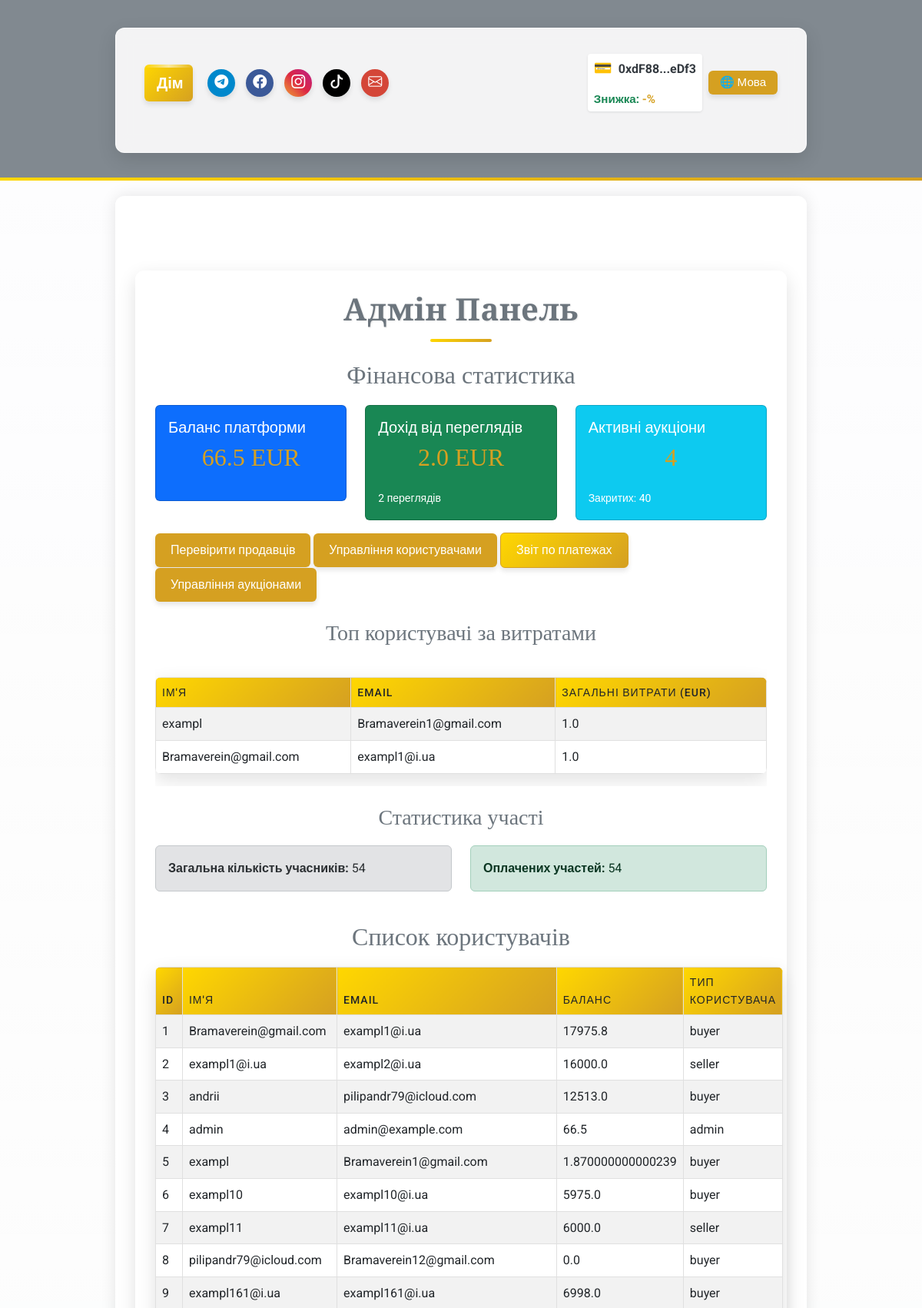
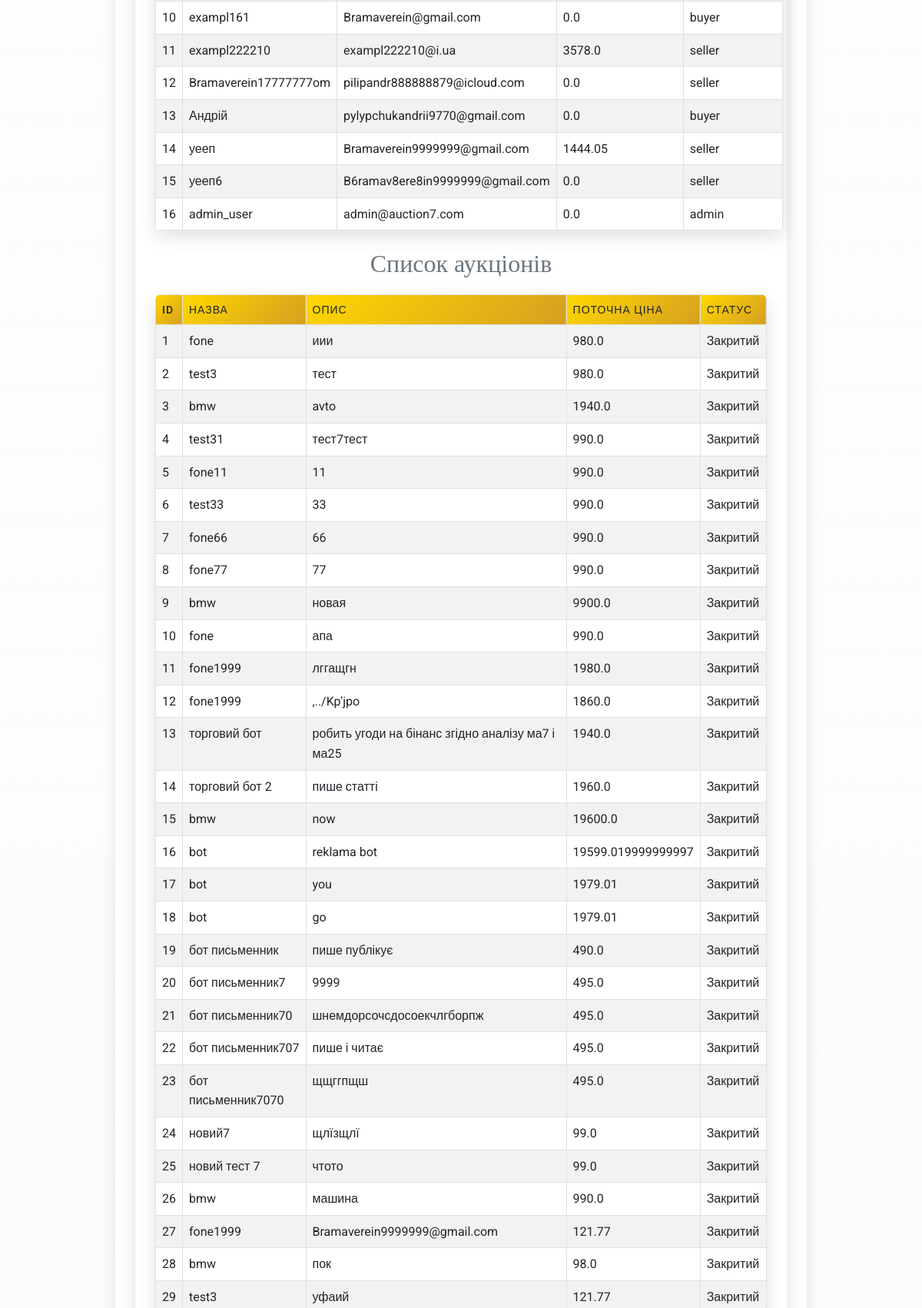
Screenshot of /admin/dashboard (signed in, upper part) with the database file from the repository (2 pictures, top to bottom).
### app/models/user.py (models this page shows, shortened)
class User(UserMixin, db.Model):
    __tablename__ = 'users'
    id = db.Column(db.Integer, primary_key=True)
    username = db.Column(db.String(80), nullable=False, unique=True)
    email = db.Column(db.String(120), nullable=False, unique=True)
    password_hash = db.Column(db.String(128), nullable=False)
    balance = db.Column(db.Float, default=0.0)
    platform_balance = db.Column(db.Float, default=0.0)  # Баланс платформи
    user_type = db.Column(db.String(10), nullable=False)  # "buyer", "seller", "admin"
    is_admin = db.Column(db.Boolean, default=False)  # Поле для адміністратора
    wallet_address = db.Column(db.String(42), nullable=True)  # Адреса криптогаманця
    verification_document = db.Column(db.String(255))
    is_verified = db.Column(Boolean, default=False)
    company_name = db.Column(db.String(255))
    tax_id = db.Column(db.String(64))
    language = db.Column(db.String(5), default='ua')  # 'ua', 'en', 'de'    # Зв'язки
    auctions_created = db.relationship('Auction', foreign_keys='Auction.seller_id', backref='seller', lazy=True)
    auctions_won = db.relationship('Auction', foreign_keys='Auction.winner_id', backref='winner', lazy=True)
    auction_participations = db.relationship('AuctionParticipant', back_populates='user', lazy=True)

### app/models/auction.py (models this page shows, shortened)
class Auction(db.Model):
    __tablename__ = 'auctions'
    id = db.Column(db.Integer, primary_key=True)
    title = db.Column(db.String(255), nullable=False)
    description = db.Column(db.Text, nullable=False)
    starting_price = db.Column(db.Float, nullable=False)
    current_price = db.Column(db.Float, nullable=False)
    seller_id = db.Column(db.Integer, db.ForeignKey('users.id'), nullable=False)
    total_participants = db.Column(db.Integer, default=0, nullable=False)
    is_active = db.Column(db.Boolean, default=True, nullable=False)
    winner_id = db.Column(db.Integer, db.ForeignKey('users.id'), nullable=True)
    total_earnings = db.Column(db.Float, default=0.0, nullable=False)
    created_at = db.Column(db.DateTime, default=db.func.now(), nullable=False)
    updated_at = db.Column(db.DateTime, default=db.func.now(), onupdate=db.func.now(), nullable=False)
    photos = db.Column(JSON, default=list)  # Поле для зберігання шляхів до фото у форматі JSON
    is_confirmed = db.Column(db.Boolean, default=False, nullable=False)  # Чи підтверджено отримання товару
    main_photo_idx = db.Column(db.Integer, default=0)  # Індекс головного фото
    participants = relationship(
        'AuctionParticipant', back_populates='auction', cascade='all, delete-orphan', lazy='dynamic'
    )

### app/routes/admin_routes.py (the view)
@admin_bp.route('/dashboard', methods=['GET'])
@login_required
def admin_dashboard():
    if not current_user.is_admin:
        return "Доступ заборонено", 403
    users = User.query.all()
    auctions = Auction.query.all()
    admin_balance = current_user.balance  # Поточний баланс адміністратора
    one_month_ago = datetime.now() - timedelta(days=30)
    view_payments = Payment.query.filter(
        Payment.purpose == 'view_fee',
        Payment.created_at >= one_month_ago if hasattr(Payment, 'created_at') else True
    ).all()
    total_view_revenue = sum(payment.amount for payment in view_payments)
    view_count = len(view_payments)
    active_auctions = Auction.query.filter_by(is_active=True).count()
    closed_auctions = Auction.query.filter_by(is_active=False).count()
    top_spenders = db.session.query(
        User.username,
        User.email,
        func.sum(Payment.amount).label('total_spent')
    ).join(Payment, User.id == Payment.user_id)\
     .group_by(User.id)\
     .order_by(func.sum(Payment.amount).desc())\
     .limit(5).all()
    total_participants = AuctionParticipant.query.count()
    paid_participants = AuctionParticipant.query.filter_by(has_paid_entry=True).count()
    return render_template('admin/dashboard.html',
                           users=users,
                           auctions=auctions,
                           admin_balance=admin_balance,
                           total_view_revenue=total_view_revenue,
                           view_count=view_count,
                           active_auctions=active_auctions,
                           closed_auctions=closed_auctions,
                           top_spenders=top_spenders,
                           total_participants=total_participants,
                           paid_participants=paid_participants,
                           lang=session.get('lang', 'ua'),
                           ui_text=ui_text)

### app/utils/i18n_ui.py (called while the page is built)
def ui_text(key, lang):
    return ui_translations.get(key, {}).get(lang, ui_translations.get(key, {}).get('ua', key))

### app/templates/admin/dashboard.html (shortened to what this page needs)
{% extends "base.html" %}
{% block content %}
<div class="container my-5">
    <h1 class="text-center text-secondary">Адмін Панель</h1>
    <section class="my-4">
        <h2 class="text-secondary">Фінансова статистика</h2>
        <div class="row">
            <div class="col-md-4">
                <div class="card bg-primary text-white">
                    <div class="card-body">
                        <h5 class="card-title">Баланс платформи</h5>
                        <h2>{{ admin_balance | round(2) }} EUR</h2>
                    </div>
                </div>
            </div>
            <div class="col-md-4">
                <div class="card bg-success text-white">
                    <div class="card-body">
                        <h5 class="card-title">Дохід від переглядів</h5>
                        <h2>{{ total_view_revenue | round(2) }} EUR</h2>
                        <small>{{ view_count }} переглядів</small>
                    </div>
                </div>
            </div>
            <div class="col-md-4">
                <div class="card bg-info text-white">
                    <div class="card-body">
                        <h5 class="card-title">Активні аукціони</h5>
                        <h2>{{ active_auctions }}</h2>
                        <small>Закритих: {{ closed_auctions }}</small>
                    </div>
                </div>
            </div>
        </div>
        <div class="mt-3">
            <a href="{{ url_for('admin.verify_sellers') }}" class="btn btn-outline-info">Перевірити продавців</a>
            <a href="{{ url_for('admin.user_management') }}" class="btn btn-outline-success">Управління користувачами</a>
            <a href="{{ url_for('admin.payments_report') }}" class="btn btn-outline-warning">Звіт по платежах</a>
            <a href="{{ url_for('admin.auction_management') }}" class="btn btn-outline-danger">Управління аукціонами</a>
        </div>
    </section>
    <section class="my-4">
        <h3 class="text-secondary">Топ користувачі за витратами</h3>
        <div class="table-responsive">
            <table class="table table-striped">
                <thead>
                    <tr>
                        <th>Ім'я</th>
                        <th>Email</th>
                        <th>Загальні витрати (EUR)</th>
                    </tr>
                </thead>
                <tbody>
                    {% for spender in top_spenders %}
                    <tr>
                        <td>{{ spender.username }}</td>
                        <td>{{ spender.email }}</td>
                        <td>{{ spender.total_spent | round(2) }}</td>
                    </tr>
                    {% endfor %}
                </tbody>
            </table>
        </div>
    </section>
    <section class="my-4">
        <h3 class="text-secondary">Статистика участі</h3>
        <div class="row">
            <div class="col-md-6">
                <div class="alert alert-secondary">
                    <strong>Загальна кількість учасників:</strong> {{ total_participants }}
                </div>
            </div>
            <div class="col-md-6">
                <div class="alert alert-success">
                    <strong>Оплачених участей:</strong> {{ paid_participants }}
                </div>
            </div>
        </div>
    </section>
    <section class="my-4">
        <h2 class="text-secondary">Список користувачів</h2>
        <table class="table table-striped">
            <thead>
                <tr>
                    <th>ID</th>
                    <th>Ім'я</th>
                    <th>Email</th>
                    <th>Баланс</th>
                    <th>Тип користувача</th>
                </tr>
            </thead>
            <tbody>
                {% for user in users %}
                <tr>
                    <td>{{ user.id }}</td>
                    <td>{{ user.username }}</td>
                    <td>{{ user.email }}</td>
                    <td>{{ user.balance }}</td>
                    <td>{{ user.user_type }}</td>
                </tr>
                {% endfor %}
            </tbody>
        </table>
    </section>
    <section class="my-4">
        <h2 class="text-secondary">Список аукціонів</h2>
        <table class="table table-striped">
            <thead>
                <tr>
                    <th>ID</th>
                    <th>Назва</th>
                    <th>Опис</th>
                    <th>Поточна ціна</th>
                    <th>Статус</th>
                </tr>
            </thead>
            <tbody>
                {% for auction in auctions %}
                <tr>
                    <td>{{ auction.id }}</td>
                    <td>{{ auction.title }}</td>
                    <td>{{ auction.description }}</td>
                    <td>{{ auction.current_price }}</td>
                    <td>{{ 'Активний' if auction.is_active else 'Закритий' }}</td>
                </tr>
                {% endfor %}
            </tbody>
        </table>
    </section>
</div>
{% endblock %}

### app/templates/base.html (shortened to what this page needs)
<!DOCTYPE html>
<html lang="{{ lang if lang else 'uk' }}">
<head>
    <link href="https://cdn.jsdelivr.net/npm/bootstrap@5.3.0/dist/css/bootstrap.min.css" rel="stylesheet">
    <link rel="stylesheet" href="https://cdn.jsdelivr.net/npm/bootstrap-icons@1.11.1/font/bootstrap-icons.css">
    <link rel="stylesheet" href="{{ url_for('static', filename='css/custom.css') }}?v={{ range(1, 100000) | random }}">
</head>
<body class="bg-light text-dark" style="font-family: 'Roboto', sans-serif;">
    <div class="video-background">
    </div>
    <header class="bg-secondary text-white py-3" style="background-color: rgba(108, 117, 125, 0.85) !important; position: relative; overflow: hidden;">
        <div class="header-video-bg">
        </div>
        <div class="container">
            <nav class="navbar navbar-expand-lg navbar-dark">
                <div class="container-fluid">
                    <a class="navbar-brand fw-bold home-button" href="/">{{ ui_text('home', lang) }}</a>
                    <div class="d-flex align-items-center w-100 justify-content-between header-content">
                        <div class="d-flex gap-2 align-items-center header-social">
                            <a href="https://t.me/your_channel" class="social-button telegram-color" title="{{ ui_text('telegram', lang) }}"
                                target="_blank">
                                <i class="bi bi-telegram"></i>
                            </a>
                            <a href="https://facebook.com/your_page" class="social-button facebook-color" title="{{ ui_text('facebook', lang) }}"
                                target="_blank">
                                <i class="bi bi-facebook"></i>
                            </a>
                            <a href="https://instagram.com/your_page" class="social-button instagram-color" title="{{ ui_text('instagram', lang) }}"
                                target="_blank">
                                <i class="bi bi-instagram"></i>
                            </a>
                            <a href="https://tiktok.com/@your_page" class="social-button tiktok-color" title="{{ ui_text('tiktok', lang) }}"
                                target="_blank">
                                <i class="bi bi-tiktok"></i>
                            </a>
                            <a href="mailto:info@yourdomain.com" class="social-button email-color" title="{{ ui_text('email', lang) }}">
                                <i class="bi bi-envelope"></i>
                            </a>
                        </div>
                        <div class="d-flex align-items-center ms-3 header-controls">
                            {% if current_user.is_authenticated %}
                            {% if current_user.wallet_address %}
                            <div class="wallet-widget">                                <div class="wallet-address-container">
                                    <span class="wallet-icon">&#128179;</span>
                                    <span id="wallet-address-short" title="{{ ui_text('copy_address', lang) }}" data-full-address="{{ current_user.wallet_address }}" class="text-truncate-item">
                                        {{ current_user.wallet_address[:6] }}...{{ current_user.wallet_address[-4:] }}
                                    </span>
                                </div>                                {% if user_discount is not none %}
                                <div class="small text-success fw-bold mt-1 wallet-discount text-truncate-item">
                                    {{ ui_text('token_discount', lang) }}: <span style="color:#d5a021;">-{{ user_discount }}%</span>
                                </div>
                                {% endif %}
                            </div>                            {% else %}                            <button onclick="connectWallet()" class="btn btn-outline-warning btn-sm ms-2 wallet-connect-btn text-truncate-item">
                                {{ ui_text('connect_wallet', lang) }}&nbsp;&#128179;
                            </button>
                            {% endif %}
                            {% endif %}
                                                        <div class="ms-2 language-switcher">
                                <div class="dropdown">
                                    <button class="btn btn-outline-light btn-sm py-1 px-2 dropdown-toggle text-truncate-item" type="button"
                                        id="langDropdown" data-bs-toggle="dropdown" aria-expanded="false">
                                        🌐 {{ ui_text('language', lang) }}
                                    </button>
                                </div>
                            </div>
                        </div>
                    </div>
                </div>
            </nav>
        </div>
    </header>
    <main class="container py-5" style="background-color: rgba(255, 255, 255, 0.85); border-radius: 12px; box-shadow: 0 0 20px rgba(0, 0, 0, 0.1);">
        {% block content %}{% endblock %}
    </main>
</body>
</html>

### app/templates/base.html (style rules this page uses)
.text-truncate-item { white-space: nowrap; overflow: hidden; text-overflow: ellipsis; max-width: 100%; }
.video-background { position: fixed; top: 0; left: 0; width: 100%; height: 100%; z-index: -2; overflow: hidden; }
.wallet-widget { display: flex; align-items: center; background-color: white; padding: 0.25rem 0.5rem; border-radius: 0.25rem; box-shadow: 0 1px 3px rgba(0, 0, 0, 0.1); gap: 8px; flex-direction: column; align-items: flex-start; max-width: 100%; }
.wallet-address-container { display: flex; align-items: center; gap: 8px; max-width: 100%; overflow: hidden; }
.wallet-icon { font-size: 1.2em; color: #28a745; }
#wallet-address-short { text-overflow: ellipsis; overflow: hidden; white-space: nowrap; cursor: pointer; font-weight: bold; color: #343a40; }
.wallet-discount { font-size: 0.95em; max-width: 100%; }
.language-switcher button { font-size: 0.95em; min-width: 90px; }
.header-video-bg, .footer-video-bg { position: absolute; top: 0; left: 0; width: 100%; height: 100%; z-index: -1; overflow: hidden; }

### rows the page displays
User: wallet_address "0xdF88", wallet_address "eDf3", balance "66.5", id "4", username "admin", email "admin@example.com", user_type "admin"
User: username "exampl", email "Bramaverein1@gmail.com", total_spent "1.0", id "5", balance "1.870000000000239", user_type "buyer"
User: username "Bramaverein@gmail.com", email "exampl1@i.ua", total_spent "1.0", id "1", balance "17975.8", user_type "buyer"
User: id "2", username "exampl1@i.ua", email "exampl2@i.ua", balance "16000.0", user_type "seller"
User: id "3", username "andrii", email "pilipandr79@icloud.com", balance "12513.0", user_type "buyer"
User: id "6", username "exampl10", email "exampl10@i.ua", balance "5975.0", user_type "buyer"
User: id "7", username "exampl11", email "exampl11@i.ua", balance "6000.0", user_type "seller"
User: id "8", username "pilipandr79@icloud.com", email "Bramaverein12@gmail.com", balance "0.0", user_type "buyer"
User: id "9", username "exampl161@i.ua", email "exampl161@i.ua", balance "6998.0", user_type "buyer"
User: id "10", username "exampl161", email "Bramaverein@gmail.com", balance "0.0", user_type "buyer"
User: id "11", username "exampl222210", email "exampl222210@i.ua", balance "3578.0", user_type "seller"
User: id "12", username "Bramaverein17777777om", email "pilipandr888888879@icloud.com", balance "0.0", user_type "seller"
User: id "13", username "Андрій", email "pylypchukandrii9770@gmail.com", balance "0.0", user_type "buyer"
User: id "14", username "уееп", email "Bramaverein9999999@gmail.com", balance "1444.05", user_type "seller"
User: id "15", username "уееп6", email "B6ramav8ere8in9999999@gmail.com", balance "0.0", user_type "seller"
User: id "16", username "admin_user", email "admin@auction7.com", balance "0.0", user_type "admin"
Auction: id "1", title "fone", description "иии", current_price "980.0", is_active "Закритий"
Auction: id "2", title "test3", description "тест", current_price "980.0", is_active "Закритий"
Auction: id "3", title "bmw", description "avto", current_price "1940.0", is_active "Закритий"
Auction: id "4", title "test31", description "тест7тест", current_price "990.0", is_active "Закритий"
Auction: id "5", title "fone11", description "11", current_price "990.0", is_active "Закритий"
Auction: id "6", title "test33", description "33", current_price "990.0", is_active "Закритий"
Auction: id "7", title "fone66", description "66", current_price "990.0", is_active "Закритий"
Auction: id "8", title "fone77", description "77", current_price "990.0", is_active "Закритий"
Auction: id "9", title "bmw", description "новая", current_price "9900.0", is_active "Закритий"
Auction: id "10", title "fone", description "апа", current_price "990.0", is_active "Закритий"
Auction: id "11", title "fone1999", description "лггащгн", current_price "1980.0", is_active "Закритий"
Auction: id "12", title "fone1999", description ",../Kp'jpo", current_price "1860.0", is_active "Закритий"
Auction: id "13", title "торговий бот", description "робить угоди на бінанс згідно аналізу ма7 і ма25", current_price "1940.0", is_active "Закритий"
Auction: id "14", title "торговий бот 2", description "пише статті", current_price "1960.0", is_active "Закритий"
Auction: id "15", title "bmw", description "now", current_price "19600.0", is_active "Закритий"
Auction: id "16", title "bot", description "reklama bot", current_price "19599.019999999997", is_active "Закритий"
Auction: id "17", title "bot", description "you", current_price "1979.01", is_active "Закритий"
Auction: id "18", title "bot", description "go", current_price "1979.01", is_active "Закритий"
Auction: id "19", title "бот письменник", description "пише публікує", current_price "490.0", is_active "Закритий"
Auction: id "20", title "бот письменник7", description "9999", current_price "495.0", is_active "Закритий"
Auction: id "21", title "бот письменник70", description "шнемдорсочсдосоекчлгборпж", current_price "495.0", is_active "Закритий"
Auction: id "22", title "бот письменник707", description "пише і читає", current_price "495.0", is_active "Закритий"
Auction: id "23", title "бот письменник7070", description "щщггпщш", current_price "495.0", is_active "Закритий"
Auction: id "24", title "новий7", description "щлїзщлї", current_price "99.0", is_active "Закритий"
Auction: id "25", title "новий тест 7", description "чтото", current_price "99.0", is_active "Закритий"
Auction: id "26", title "bmw", description "машина", current_price "990.0", is_active "Закритий"
Auction: id "27", title "fone1999", description "Bramaverein9999999@gmail.com", current_price "121.77", is_active "Закритий"
Auction: id "28", title "bmw", description "пок", current_price "98.0", is_active "Закритий"
Auction: id "29", title "test3", description "уфаий", current_price "121.77", is_active "Закритий"

### other values shown
{{ ui_text('home', lang) }} "Дім"
{{ ui_text('token_discount', lang) }} "Знижка"
{{ ui_text('language', lang) }} "Мова"
{{ total_view_revenue | round(2) }} "2.0"
{{ view_count }} "2"
{{ closed_auctions }} "40"
{{ total_participants }} "54"
{{ paid_participants }} "54"
